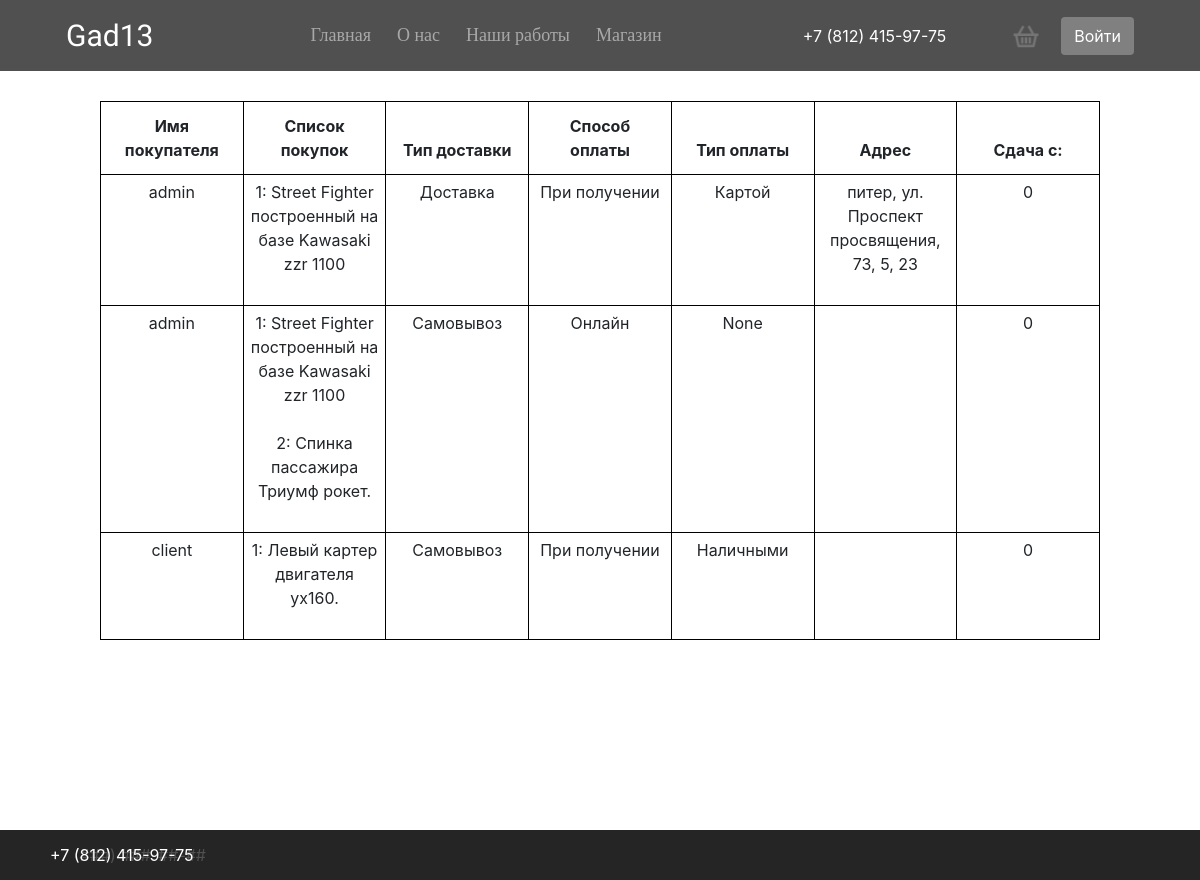
Before: /store/history/ with the older database file.
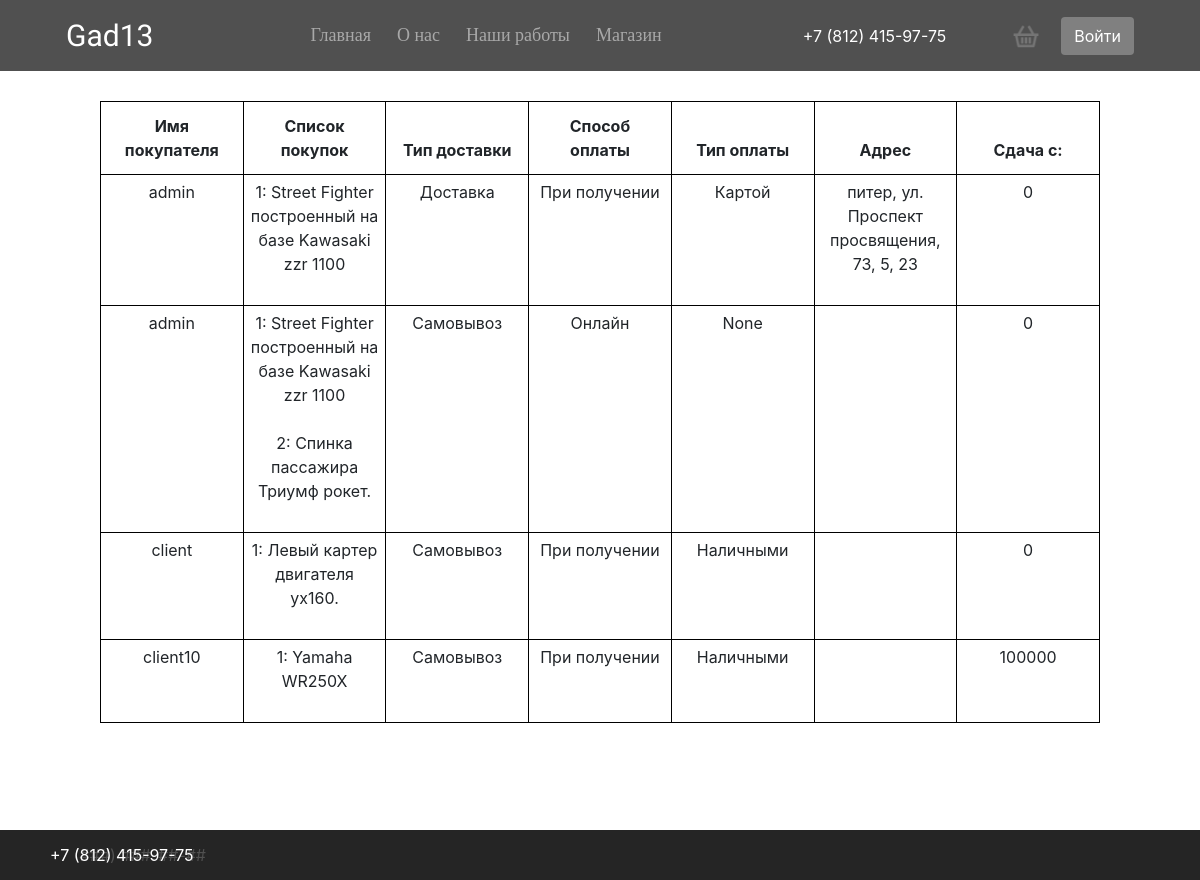
After: the same page with the newer database file.
### store/models.py (models this page shows, shortened)
class Order(models.Model):
    SELF = 'SEL'
    DELIVERY = 'DEL'
    DELIVERY_TYPE_CHOICES = [
        (SELF, 'Самовывоз'),
        (DELIVERY, 'Доставка'),
    ]
    ONLINE = 'ONL'
    OFFLINE = 'OFL'
    PAYMENT_PLACE_CHOICES = [
        (ONLINE, 'Онлайн'),
        (OFFLINE, 'При получении'),
    ]
    CARD = 'CAR'
    CASH = 'CAS'
    PAYMENT_TYPE_CHOICES = [
        (CARD, 'Картой'),
        (CASH, 'Наличными'),
    ]
    delivery_type = models.CharField(
        max_length=3,
        choices=DELIVERY_TYPE_CHOICES,
        default=SELF
    )
    payment_place = models.CharField(
        max_length=3,
        choices=PAYMENT_PLACE_CHOICES,
        default=ONLINE
    )
    payment_type = models.CharField(
        max_length=3,
        choices=PAYMENT_TYPE_CHOICES,
        default=CARD,
        null=True, blank=True,
    )
    city = models.CharField(max_length=100, blank=True, null=True)
    street = models.CharField(max_length=100, blank=True, null=True)
    house = models.CharField(max_length=100, blank=True, null=True)
    corps = models.CharField(max_length=100, blank=True, null=True)
    apartment = models.CharField(max_length=100, blank=True, null=True)
    lease = models.PositiveIntegerField(default=0)
    user = models.ForeignKey(User, on_delete=models.CASCADE)
    products = models.ManyToManyField(Product)
    created_at = models.DateTimeField(auto_now_add=True)
    updated_at = models.DateTimeField(auto_now=True)
    class Meta:
        verbose_name = "Заказ"
        verbose_name_plural = "Заказы"
    def get_full_address(self):
        result = ""
        if self.city:
            result += f'{self.city}'
        if self.street:
            result += f', {self.street}'
        if self.house:
            result += f', {self.house}'
        if self.corps:
            result += f', {self.corps}'
        if self.apartment:
            result += f', {self.apartment}'
        return result

class Product(models.Model):
    title = models.CharField(max_length=255, verbose_name="Название продукта")
    description = models.TextField(verbose_name="Описание продукта")
    price = models.PositiveIntegerField(verbose_name="Цена продукта")
    amount = models.PositiveIntegerField(verbose_name="Остаток а наличии")
    selled = models.IntegerField(default=0 ,verbose_name="Продано товаров")
    category = models.ForeignKey(Category, on_delete=models.CASCADE, null=True)
    created_at = models.DateTimeField(auto_now_add=True)
    updated_at = models.DateTimeField(auto_now=True)
    class Meta:
        verbose_name = "Продукт"
        verbose_name_plural = "Продукты"

### store/views.py (the view, shortened to what this page needs)
# urls.py: path('history/', views.HistoryView.as_view(), name='history'),
class HistoryView(View):
    template_name = 'history.html'
    def get_context(self, request):
        context = {}
        orders = Order.objects.all()
        context['orders'] = orders
        return context
    def get(self, request, *args, **kwargs):
        context = self.get_context(request)
        return render(request, self.template_name, context)

### store/templates/history.html (shortened to what this page needs)
{% extends 'base_store.html' %}
{% block content %}
{% load static %}
<main>
  <div class="profile" style="padding: 0 100px;">
    <table class="table">
        <thead>
        <tr>
            <th>Имя покупателя</th>
            <th>Список покупок</th>
            <th>Тип доставки</th>
            <th>Способ оплаты</th>
            <th>Тип оплаты</th>
            <th>Адрес</th>
            <th>Сдача с:</th>
        </tr>
        </thead>
        <tbody>
        {% for order in orders %}
        <tr>
            <td>{{ order.user.username }}</td>
            <td>{% for product in order.products.all %} {{ forloop.counter }}: {{ product.title}}<br><br> {% endfor %}</td>
            <td>{{ order.get_delivery_type_display }}</td>
            <td>{{ order.get_payment_place_display }}</td>
            <td>{{ order.get_payment_type_display }}</td>
            <td>{{ order.get_full_address }}</td>
            <td>{{ order.lease }}</td>
        </tr>
        {% endfor %}
        </tbody>
    </table>
  </div>
</main>
<footer>
  <p>+7 (###) ###-##-##</p>
</footer>
{% endblock %}

Changed rows visible on the page:
added Order: user.username "client10", delivery_type "Самовывоз", payment_place "При получении", payment_type "Наличными", lease "100000"
now on this page (row edited): Product: title "Yamaha WR250X", shown under "client10"
